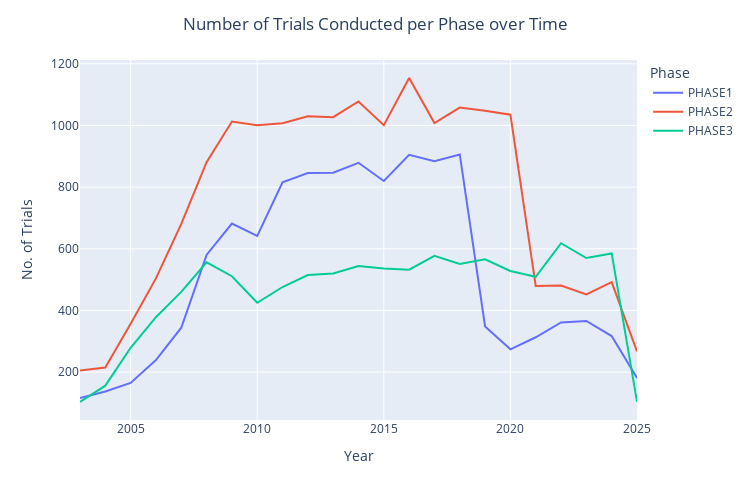

Notebook cell for this chart:
### Code cell
fig1 = px.line(count_phase_year,
              x = 'Completion Year',
              y = 'No. of Trials',
              color = 'Phase',
              width = 750, 
              height = 500)
fig1.update_layout(title = {'text' : 'Number of Trials Conducted per Phase over Time', 'x' : 0.5, 'xanchor' : 'center'}, xaxis_title = 'Year', yaxis_title_text = 'No. of Trials')
fig1.update_traces(hovertemplate ='%{x}<br>Number of Trials: %{y}<br><extra></extra>')
fig1.show()

### Figure 1 — Plotly figure (JSON) as saved in the notebook; plotly's stock layout.template omitted (floating-point values rounded to 4 significant figures)
{"data": [{"hovertemplate": "%{x}<br>Number of Trials: %{y}<br><extra></extra>", "legendgroup": "PHASE1", "line": {"color": "#636efa", "dash": "solid"}, "marker": {"symbol": "circle"}, "mode": "lines", "name": "PHASE1", "orientation": "v", "showlegend": true, "type": "scatter", "x": [2003, 2004, 2005, 2006, 2007, 2008, 2009, 2010, 2011, 2012, 2013, 2014, 2015, 2016, 2017, 2018, 2019, 2020, 2021, 2022, 2023, 2024, 2025], "xaxis": "x", "y": [116, 137, 165, 239, 344, 580, 682, 642, 816, 846, 847, 879, 820, 905, 884, 906, 348, 274, 313, 361, 366, 317, 181], "yaxis": "y"}, {"hovertemplate": "%{x}<br>Number of Trials: %{y}<br><extra></extra>", "legendgroup": "PHASE2", "line": {"color": "#EF553B", "dash": "solid"}, "marker": {"symbol": "circle"}, "mode": "lines", "name": "PHASE2", "orientation": "v", "showlegend": true, "type": "scatter", "x": [2003, 2004, 2005, 2006, 2007, 2008, 2009, 2010, 2011, 2012, 2013, 2014, 2015, 2016, 2017, 2018, 2019, 2020, 2021, 2022, 2023, 2024, 2025], "xaxis": "x", "y": [205, 215, 357, 504, 681, 881, 1013, 1001, 1007, 1030, 1027, 1078, 1001, 1154, 1008, 1058, 1048, 1035, 479, 481, 452, 492, 267], "yaxis": "y"}, {"hovertemplate": "%{x}<br>Number of Trials: %{y}<br><extra></extra>", "legendgroup": "PHASE3", "line": {"color": "#00cc96", "dash": "solid"}, "marker": {"symbol": "circle"}, "mode": "lines", "name": "PHASE3", "orientation": "v", "showlegend": true, "type": "scatter", "x": [2003, 2004, 2005, 2006, 2007, 2008, 2009, 2010, 2011, 2012, 2013, 2014, 2015, 2016, 2017, 2018, 2019, 2020, 2021, 2022, 2023, 2024, 2025], "xaxis": "x", "y": [103, 156, 279, 378, 460, 556, 511, 425, 476, 515, 520, 544, 536, 532, 577, 551, 566, 528, 509, 618, 570, 585, 104], "yaxis": "y"}], "layout": {"height": 500, "legend": {"title": {"text": "Phase"}, "tracegroupgap": 0}, "margin": {"t": 60}, "title": {"text": "Number of Trials Conducted per Phase over Time", "x": 0.5, "xanchor": "center"}, "width": 750, "xaxis": {"anchor": "y", "domain": [0, 1], "title": {"text": "Year"}}, "yaxis": {"anchor": "x", "domain": [0, 1], "title": {"text": "No. of Trials"}}}}
